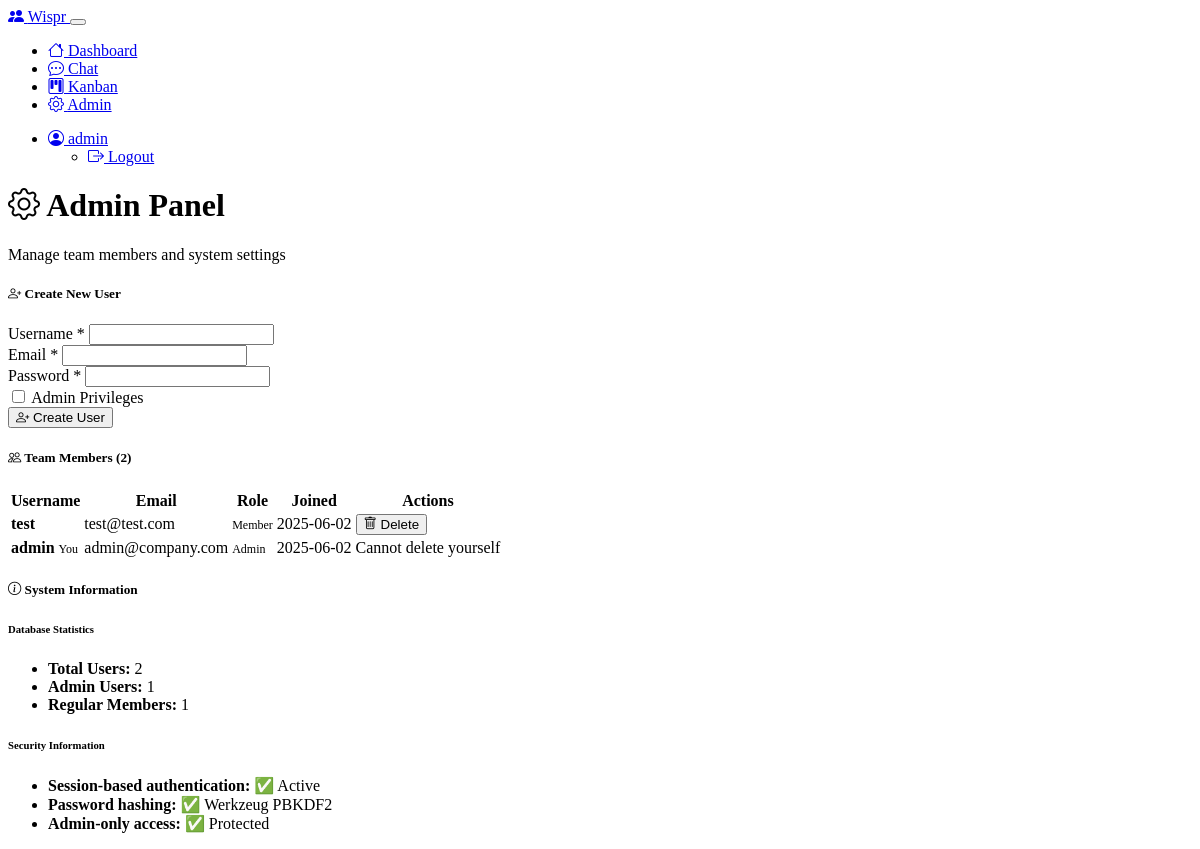
Page /admin (signed in) on the earlier database version.
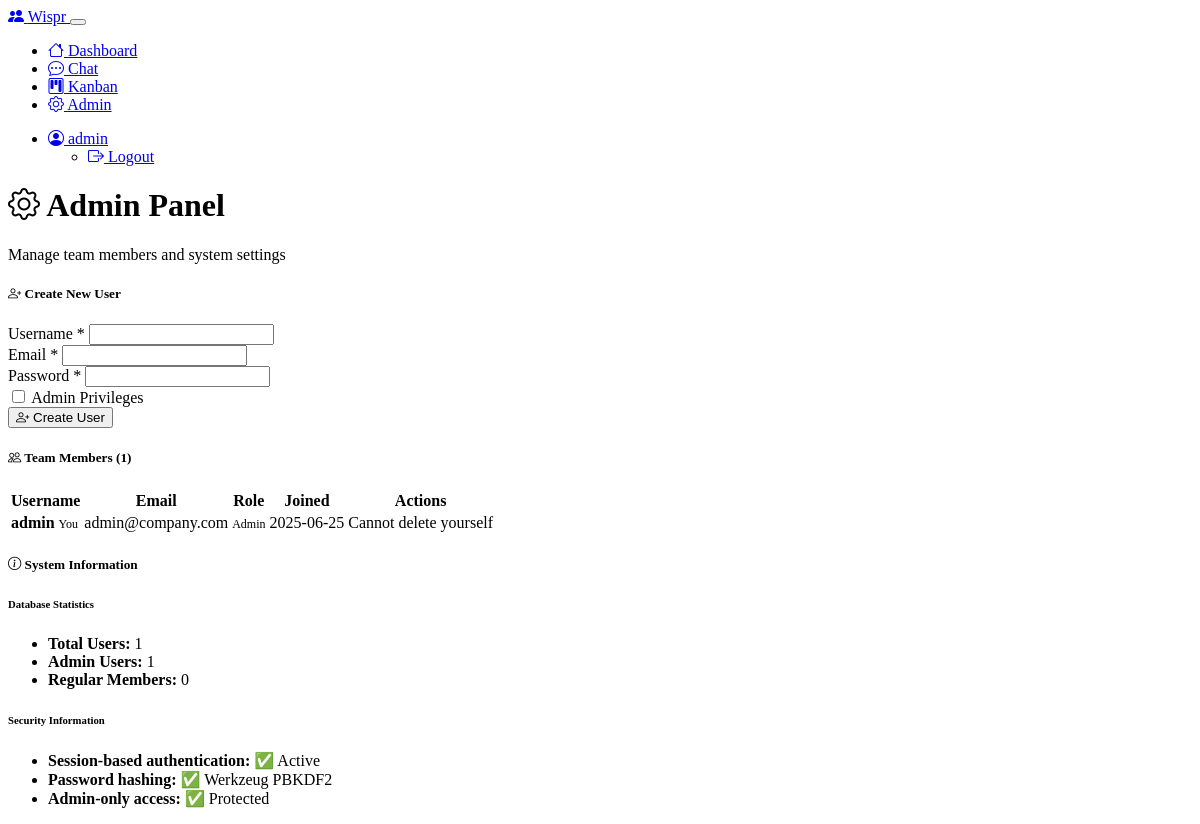
Same page on the later database version.
### models.py (models this page shows, shortened)
class User(db.Model):
    id = db.Column(db.Integer, primary_key=True)
    username = db.Column(db.String(64), unique=True, nullable=False)
    email = db.Column(db.String(120), unique=True, nullable=False)
    password_hash = db.Column(db.String(256), nullable=False)
    is_admin = db.Column(db.Boolean, default=False)
    created_at = db.Column(db.DateTime, default=datetime.utcnow)
    messages = db.relationship('ChatMessage', foreign_keys='ChatMessage.user_id', backref='author', lazy='dynamic', overlaps="sent_messages")
    tasks = db.relationship('Task', foreign_keys='Task.user_id', backref='creator', lazy='dynamic')
    assigned_tasks = db.relationship('Task', foreign_keys='Task.assigned_to', lazy='dynamic')
    sent_messages = db.relationship('ChatMessage', foreign_keys='ChatMessage.user_id', lazy='dynamic', overlaps="messages,author")
    received_messages = db.relationship('ChatMessage', foreign_keys='ChatMessage.recipient_id', backref='recipient', lazy='dynamic')

### routes.py (the view)
@app.route('/admin')
@admin_required
def admin():
    users = User.query.order_by(User.created_at.desc()).all()
    return render_template('admin.html', users=users)

### routes.py (called while the page is built)
def admin_required(f):
    from functools import wraps
    @wraps(f)
    def decorated_function(*args, **kwargs):
        if 'user_id' not in session:
            return redirect(url_for('login'))
        user = User.query.get(session['user_id'])
        if not user or not user.is_admin:
            flash('Admin access required', 'error')
            return redirect(url_for('dashboard'))
        return f(*args, **kwargs)
    return decorated_function

@app.context_processor
def inject_user():
    if 'user_id' in session:
        user = User.query.get(session['user_id'])
        return dict(current_user=user)
    return dict(current_user=None)

### templates/admin.html (shortened to what this page needs)
{% extends "base.html" %}
{% block content %}
<div class="row">
    <div class="col-12">
        <h1><i class="bi bi-gear"></i> Admin Panel</h1>
        <p class="text-muted">Manage team members and system settings</p>
    </div>
</div>
<div class="row mb-4">
    <div class="col-12">
        <div class="card">
            <div class="card-header">
                <h5><i class="bi bi-person-plus"></i> Create New User</h5>
            </div>
            <div class="card-body">
                <form method="POST" action="{{ url_for('create_user') }}">
                    <div class="row">
                        <div class="col-md-6">
                            <div class="mb-3">
                                <label for="username" class="form-label">Username *</label>
                                <input type="text" class="form-control" id="username" name="username" required>
                            </div>
                        </div>
                        <div class="col-md-6">
                            <div class="mb-3">
                                <label for="email" class="form-label">Email *</label>
                                <input type="email" class="form-control" id="email" name="email" required>
                            </div>
                        </div>
                    </div>
                    <div class="row">
                        <div class="col-md-6">
                            <div class="mb-3">
                                <label for="password" class="form-label">Password *</label>
                                <input type="password" class="form-control" id="password" name="password" required>
                            </div>
                        </div>
                        <div class="col-md-6">
                            <div class="mb-3">
                                <div class="form-check mt-4">
                                    <input class="form-check-input" type="checkbox" id="is_admin" name="is_admin">
                                    <label class="form-check-label" for="is_admin">
                                        Admin Privileges
                                    </label>
                                </div>
                            </div>
                        </div>
                    </div>
                    <button type="submit" class="btn btn-success">
                        <i class="bi bi-person-plus"></i> Create User
                    </button>
                </form>
            </div>
        </div>
    </div>
</div>
<div class="row">
    <div class="col-12">
        <div class="card">
            <div class="card-header">
                <h5><i class="bi bi-people"></i> Team Members ({{ users|length }})</h5>
            </div>
            <div class="card-body">
                {% if users %}
                <div class="table-responsive">
                    <table class="table table-striped">
                        <thead>
                            <tr>
                                <th>Username</th>
                                <th>Email</th>
                                <th>Role</th>
                                <th>Joined</th>
                                <th>Actions</th>
                            </tr>
                        </thead>
                        <tbody>
                            {% for user in users %}
                            <tr>
                                <td>
                                    <strong>{{ user.username }}</strong>
                                    {% if user.id == current_user.id %}
                                        <span class="badge bg-info ms-1">You</span>
                                    {% endif %}
                                </td>
                                <td>{{ user.email }}</td>
                                <td>
                                    {% if user.is_admin %}
                                        <span class="badge bg-danger">Admin</span>
                                    {% else %}
                                        <span class="badge bg-secondary">Member</span>
                                    {% endif %}
                                </td>
                                <td>{{ user.created_at.strftime('%Y-%m-%d') }}</td>
                                <td>
                                    {% if user.id != current_user.id %}
                                    <form action="{{ url_for('delete_user', user_id=user.id) }}" method="POST" style="display: inline;">
                                        <button type="submit" class="btn btn-sm btn-outline-danger"
                                                onclick="return confirm('Are you sure you want to delete this user? This will also delete all their messages and tasks.');">
                                            <i class="bi bi-trash"></i> Delete
                                        </button>
                                    </form>
                                    {% else %}
                                    <span class="text-muted">Cannot delete yourself</span>
                                    {% endif %}
                                </td>
                            </tr>
                            {% endfor %}
                        </tbody>
                    </table>
                </div>
                {% else %}
                <div class="text-center text-muted py-4">
                    <i class="bi bi-people fs-1"></i>
                    <h4>No users found</h4>
                    <p>Create the first user to get started!</p>
                </div>
                {% endif %}
            </div>
        </div>
    </div>
</div>
<div class="row mt-4">
    <div class="col-12">
        <div class="card">
            <div class="card-header">
                <h5><i class="bi bi-info-circle"></i> System Information</h5>
            </div>
            <div class="card-body">
                <div class="row">
                    <div class="col-md-6">
                        <h6>Database Statistics</h6>
                        <ul class="list-unstyled">
                            <li><strong>Total Users:</strong> {{ users|length }}</li>
                            <li><strong>Admin Users:</strong> {{ users|selectattr('is_admin')|list|length }}</li>
                            <li><strong>Regular Members:</strong> {{ users|rejectattr('is_admin')|list|length }}</li>
                        </ul>
                    </div>
                    <div class="col-md-6">
                        <h6>Security Information</h6>
                        <ul class="list-unstyled">
                            <li><strong>Session-based authentication:</strong> ✅ Active</li>
                            <li><strong>Password hashing:</strong> ✅ Werkzeug PBKDF2</li>
                            <li><strong>Admin-only access:</strong> ✅ Protected</li>
                        </ul>
                    </div>
                </div>
            </div>
        </div>
    </div>
</div>
{% endblock %}

### templates/base.html (shortened to what this page needs)
<!DOCTYPE html>
<html lang="en" data-bs-theme="dark">
<head>
    <link href="https://cdn.replit.com/agent/bootstrap-agent-dark-theme.min.css" rel="stylesheet">
    <link href="https://cdn.jsdelivr.net/npm/bootstrap-icons@1.11.3/font/bootstrap-icons.css" rel="stylesheet">
    <link href="{{ url_for('static', filename='style.css') }}" rel="stylesheet">
</head>
<body>
    {% if current_user %}
    <nav class="navbar navbar-expand-lg navbar-dark bg-dark">
        <div class="container">
            <a class="navbar-brand" href="{{ url_for('dashboard') }}">
                <i class="bi bi-people-fill"></i> Wispr
            </a>
            <button class="navbar-toggler" type="button" data-bs-toggle="collapse" data-bs-target="#navbarNav">
            </button>
            <div class="collapse navbar-collapse" id="navbarNav">
                <ul class="navbar-nav me-auto">
                    <li class="nav-item">
                        <a class="nav-link" href="{{ url_for('dashboard') }}">
                            <i class="bi bi-house"></i> Dashboard
                        </a>
                    </li>
                    <li class="nav-item">
                        <a class="nav-link" href="{{ url_for('chat') }}">
                            <i class="bi bi-chat-dots"></i> Chat
                        </a>
                    </li>
                    <li class="nav-item">
                        <a class="nav-link" href="{{ url_for('kanban') }}">
                            <i class="bi bi-kanban"></i> Kanban
                        </a>
                    </li>
                    {% if current_user.is_admin %}
                    <li class="nav-item">
                        <a class="nav-link" href="{{ url_for('admin') }}">
                            <i class="bi bi-gear"></i> Admin
                        </a>
                    </li>
                    {% endif %}
                </ul>
                <ul class="navbar-nav">
                    <li class="nav-item dropdown">
                        <a class="nav-link dropdown-toggle" href="#" role="button" data-bs-toggle="dropdown">
                            <i class="bi bi-person-circle"></i> {{ current_user.username }}
                        </a>
                        <ul class="dropdown-menu">
                            <li><a class="dropdown-item" href="{{ url_for('logout') }}">
                                <i class="bi bi-box-arrow-right"></i> Logout
                            </a></li>
                        </ul>
                    </li>
                </ul>
            </div>
        </div>
    </nav>
    {% endif %}
    <main class="{% if current_user %}container my-4{% endif %}">
        {% block content %}{% endblock %}
    </main>
</body>
</html>

### static/style.css (style rules this page uses)
.card { transition: transform 0.2s ease-in-out; }
.badge { font-size: 0.75em; }
.table th { border-top: none; font-weight: 600; }

Differences in the rows shown:
removed User: username "test", email "test@test.com", is_admin "Member", created_at "2025-06-02"
changed User "admin": created_at "2025-06-02" → "2025-06-25"
Other differences:
{{ users|length }}: "2" → "1"
{{ users|rejectattr('is_admin')|list|length }}: "1" → "0"
